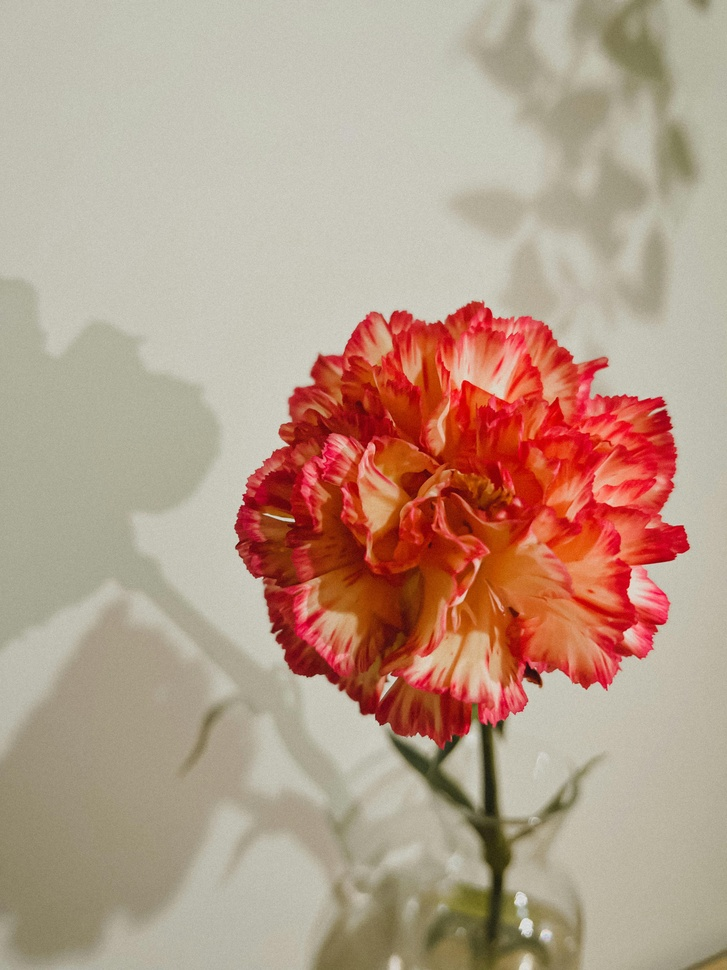
#> input picture flower.jpg, 727 x 970 px, shrunk from 3024 x 4032 before the run
$ python flower_path.py   (older library calls are emulated)
#> lines starting #> are read from the running program, lines starting #| are printed output that depends on the picture; after the words box and inside, x2 and y2 are one past the last pixel; in counts of white or black regions, pixels touching at a corner belong together
import heapq
import json
import os

import cv2
import numpy as np

OUTPUT_DIR = "output"
os.makedirs(OUTPUT_DIR, exist_ok=True)


def save_as_image(arr, output_name, mask=None, color=None, colormap=None):
    """Save an array as an image."""
    if arr.dtype == bool:
        arr = arr.astype(np.uint8)

    normalized_arr = cv2.normalize(arr, None, 0, 255, cv2.NORM_MINMAX)

    if color is not None:
        img = np.zeros((*arr.shape, 3), dtype=np.uint8)
        for i in range(3):
            img[:, :, i] = (normalized_arr.astype(np.uint16) * color[i] / 255).astype(
                np.uint8
            )
    elif colormap is not None:
        img = cv2.applyColorMap(normalized_arr, colormap)
    else:
        img = normalized_arr

    if mask is not None:
        if img.ndim == 3:
            img[~mask] = np.array([0, 0, 0], dtype=np.uint8)
        else:
            img[~mask] = 0
    cv2.imwrite(os.path.join(OUTPUT_DIR, output_name), img)


class UnionFind:
    """Disjoint Set Union (Union-Find) with path compression and union by rank."""

    def __init__(self, n):
        self.parent = list(range(n))
        self.rank = [0] * n
        self.components = n

    def find(self, x):
        """Find the root of x with path compression."""
        if self.parent[x] != x:
            self.parent[x] = self.find(self.parent[x])  # Path compression
        return self.parent[x]

    def union(self, x, y):
        """Union two sets. Returns True if a merge happened, False if already in same set."""
        root_x = self.find(x)
        root_y = self.find(y)

        if root_x == root_y:
            return False

        # Union by rank
        if self.rank[root_x] < self.rank[root_y]:
            self.parent[root_x] = root_y
        elif self.rank[root_x] > self.rank[root_y]:
            self.parent[root_y] = root_x
        else:
            self.parent[root_y] = root_x
            self.rank[root_x] += 1

        self.components -= 1
        return True


class Flower:
    def __init__(self, image_path="flower.jpg"):
#> called with image_path = 'flower.jpg'
        self.image_path = image_path

        self.image = cv2.imread(image_path)
#> self.image is the input picture: shape (970, 727, 3); mean B, G, R 136.6, 155.2, 183.1

        self.cropped_image = None
        self.bbox = None  # x1, y1, x2, y2
        self.flower_mask = None

        self.preprocessed_image = None

        self.gradient_magnitude = None

        self.costmap = None
        self.is_local_max = None

        self.raw_edges = None
        self.edges = None
        self.num_edges = None

        self.pixel_mask = None

        self.path = None

    def detect_flower_region(self):
        """
        Detects the box that contains the flower and return the box and cropped image.
        """
        # Convert to HSV color space and create a mask for pink color
        hsv = cv2.cvtColor(self.image, cv2.COLOR_BGR2HSV)
#> hsv: shape (970, 727, 3); mean H, S, V 26.9, 67.3, 183.1
        lower_pink1 = np.array([0, 50, 50])
        upper_pink1 = np.array([10, 255, 255])
        lower_pink2 = np.array([170, 50, 50])
        upper_pink2 = np.array([180, 255, 255])
        mask1 = cv2.inRange(hsv, lower_pink1, upper_pink1)
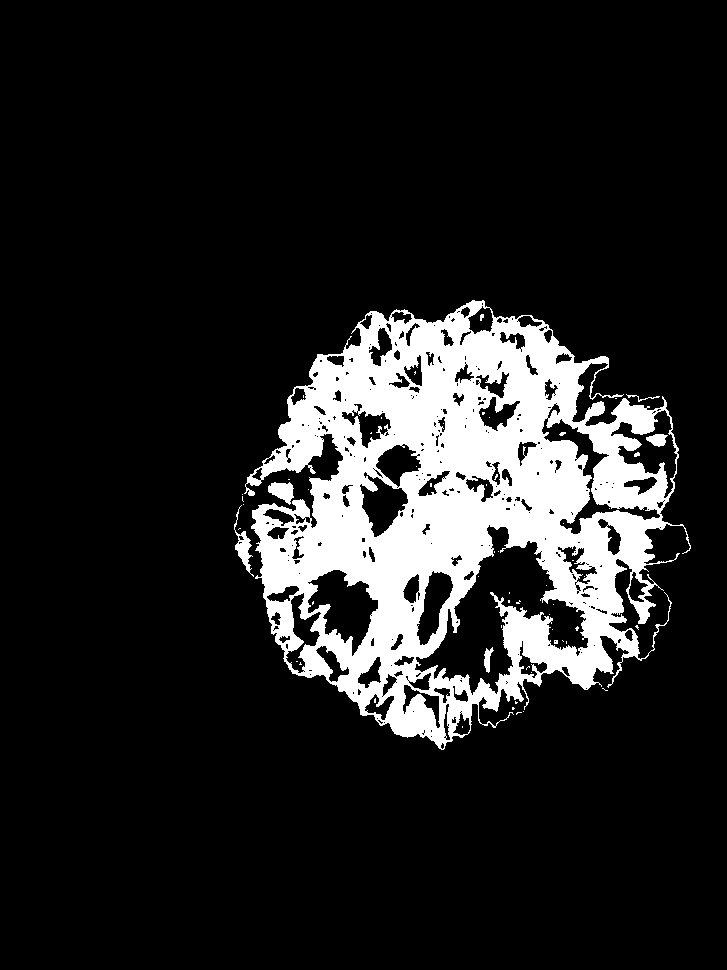
#> mask1: shape (970, 727); 13.6% white; 59 white regions (51 under 20 px), largest, box (x1, y1, x2, y2) and area: (244, 300, 691, 750) 94601, (234, 505, 254, 577) 403, (268, 482, 294, 505) 373
        mask2 = cv2.inRange(hsv, lower_pink2, upper_pink2)
#> mask2: shape (970, 727); 3.3% white; 179 white regions (114 under 20 px), largest, box (x1, y1, x2, y2) and area: (235, 434, 343, 578) 3585, (542, 403, 660, 534) 2107, (609, 559, 670, 659) 2075
        pink_mask = cv2.bitwise_or(mask1, mask2)
#> pink_mask: shape (970, 727); 16.9% white; 25 white regions (23 under 20 px), largest, box (x1, y1, x2, y2) and area: (234, 300, 691, 750) 119126, (484, 647, 494, 673) 135

        # Apply morphological operations to clean up the mask
        kernel = np.ones((5, 5), np.uint8)
        pink_mask = cv2.morphologyEx(pink_mask, cv2.MORPH_OPEN, kernel)
#> pink_mask: shape (970, 727); 16.6% white; 5 white regions, box (x1, y1, x2, y2) and area: (234, 301, 690, 749) 117057, (484, 651, 491, 668) 97, (500, 606, 506, 613) 40, (452, 616, 457, 622) 30, (580, 583, 585, 588) 25
        pink_mask = cv2.morphologyEx(pink_mask, cv2.MORPH_CLOSE, kernel)
#> pink_mask: shape (970, 727); 16.9% white; 2 white regions, box (x1, y1, x2, y2) and area: (234, 301, 690, 749) 118945, (484, 651, 491, 668) 97

        num_labels, labels = cv2.connectedComponents(~pink_mask)
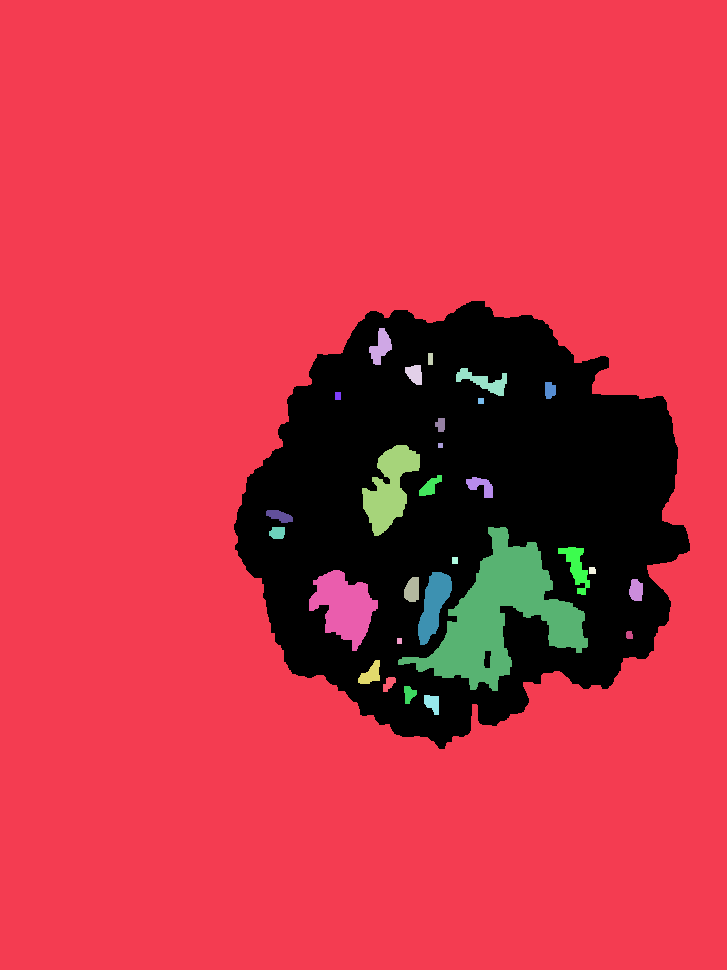
#> labels: shape (970, 727) int32; 30 distinct labels, from 0 to 29; one colour per label, 0 black
#> num_labels = 30

        # Assume the flower is fully inside the image, so all four corners are connected background.
        # Get the label at the top-left corner
        bg_label = labels[0, 0]
#> bg_label = 1

        # Mark everything that is NOT the background as the flower
        self.flower_mask = labels != bg_label
#> self.flower_mask: shape (970, 727) bool; 20.3% white; 1 white region, box (x1, y1, x2, y2) and area: (234, 301, 690, 749) 142803

        # Calculate bbox
        ys, xs = np.where(self.flower_mask)
        if ys.size == 0:
            raise ValueError("No pink flower detected in the image.")
        else:
            top = int(ys.min())
#> top = 301
            bottom = int(ys.max())
#> bottom = 748
            left = int(xs.min())
#> left = 234
            right = int(xs.max())
#> right = 689
            self.bbox = (left, top, right + 1, bottom + 1)
#> self.bbox = (234, 301, 690, 749)

        x1, y1, x2, y2 = self.bbox
#> x1 = 234; y1 = 301; x2 = 690; y2 = 749
        self.cropped_image = self.image[y1:y2, x1:x2]
        self.flower_mask = self.flower_mask[y1:y2, x1:x2]
#> self.flower_mask: shape (448, 456) bool; 69.9% white; 4 black regions, box (x1, y1, x2, y2) and area: (211, 250, 456, 448) 17821, (0, 0, 237, 223) 14739, (251, 0, 456, 242) 14598, (0, 229, 205, 448) 14327

        return self.bbox, self.cropped_image

    def save_mask_image(self, output_name="flower_mask.png"):
        """
        Save the flower mask as an image for visualization.
        """
        if self.flower_mask is None:
            raise ValueError(
                "Flower mask not available. Call detect_flower_region() first."
            )
        save_as_image(self.flower_mask.astype(np.uint8), output_name)

    def preprocess_image(self):
        """
        Preprocess the cropped image for better edge detection.

        """
        if self.cropped_image is None:
            raise ValueError(
                "Cropped image not available. Call detect_flower_region() first."
            )

        gray = cv2.cvtColor(self.cropped_image, cv2.COLOR_BGR2GRAY)
        blurred = cv2.GaussianBlur(gray, (5, 5), 0)
        blurred[self.flower_mask == 0] = 0
        self.preprocessed_image = cv2.equalizeHist(blurred)
        return self.preprocessed_image

    def save_recolored_image(self):
        """
        Convert to grayscale and then apply red color
        """
        if self.cropped_image is None:
            raise ValueError(
                "Cropped image not available. Call detect_flower_region() first."
            )
        gray = cv2.cvtColor(self.cropped_image, cv2.COLOR_BGR2GRAY)
        recolored = np.zeros_like(self.cropped_image)
        recolored[..., 2] = gray
        save_as_image(recolored, "flower_recolored.png", mask=self.flower_mask)

    def compute_costmap(self, penalty=0.2):
        """
        Generate a costmap based on Canny edge detection.

        The cost of a pixel is the magnitude of the gradient at a pixel,
        multiplied by a penalty factor if it is not a local maximum along the gradient direction.
        """
#> called with penalty = 0.2
        if self.cropped_image is None:
            raise ValueError(
                "Cropped image not available. Call detect_flower_region() first."
            )
        if self.flower_mask is None:
            raise ValueError(
                "Flower mask not available. Call detect_flower_region() first."
            )

        if self.preprocessed_image is None:
            self.preprocess_image()

        img = self.preprocessed_image.astype(np.float32)
#> img: shape (448, 456) float32
        gx = cv2.Sobel(img, cv2.CV_32F, 1, 0, ksize=3)
        gy = cv2.Sobel(img, cv2.CV_32F, 0, 1, ksize=3)
        magnitude = cv2.magnitude(gx, gy)
        direction = cv2.phase(gx, gy, angleInDegrees=False)
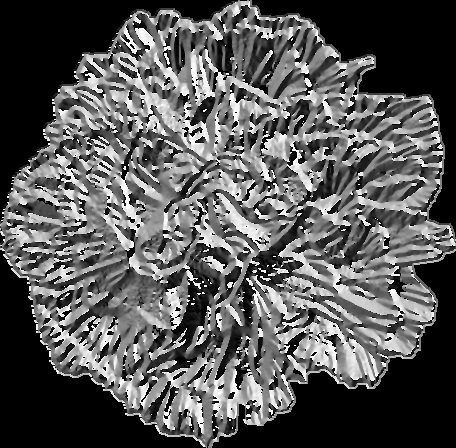
#> direction: shape (448, 456) float32; min 0, max 6.28, mean 2.17; drawn with min black and max white

        h, w = magnitude.shape
        yy, xx = np.mgrid[0:h, 0:w].astype(np.float32)
        dx = np.cos(direction)
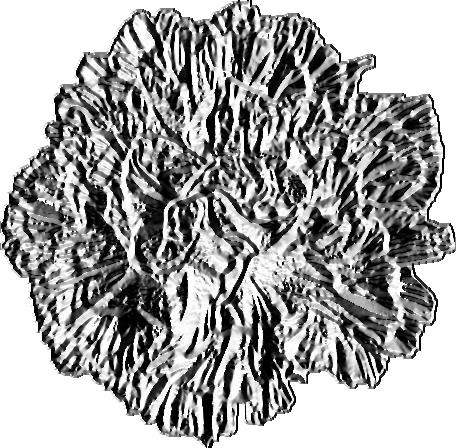
#> dx: shape (448, 456) float32; min -1, max 1, mean 0.287; drawn with min black and max white
        dy = np.sin(direction)
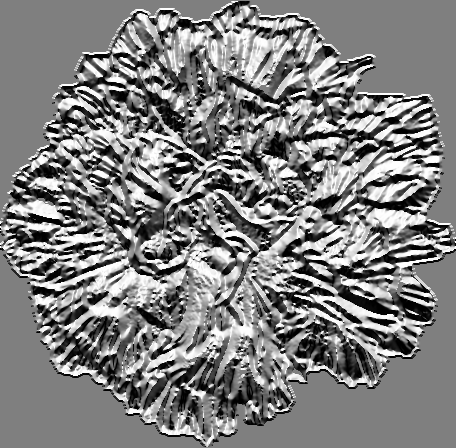
#> dy: shape (448, 456) float32; min -1, max 1, mean 0.0071; drawn with min black and max white

        p1 = cv2.remap(
            magnitude,
            xx + dx,
            yy + dy,
            cv2.INTER_LINEAR,
            borderMode=cv2.BORDER_REPLICATE,
        )
        p2 = cv2.remap(
            magnitude,
            xx - dx,
            yy - dy,
            cv2.INTER_LINEAR,
            borderMode=cv2.BORDER_REPLICATE,
        )
        is_local_max = (magnitude >= p1) & (magnitude >= p2)
#> is_local_max: shape (448, 456) bool; 44.7% white; 2193 white regions (1810 under 20 px), largest, box (x1, y1, x2, y2) and area: (206, 248, 456, 448) 17797, (0, 0, 239, 255) 14579, (251, 0, 456, 242) 14400

        flower_pixels = self.flower_mask > 0
        is_local_max &= flower_pixels
#> is_local_max: shape (448, 456) bool; 15.5% white in thin lines or dots

        magnitude[~is_local_max] *= penalty
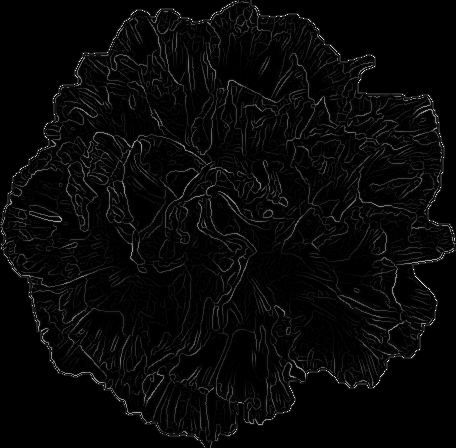
#> magnitude: shape (448, 456) float32; min 0, max 1074.8, mean 35.7; drawn with min black and max white
        inverted_magnitude = magnitude.max() - magnitude
        self.costmap = cv2.normalize(
            inverted_magnitude, None, 0, 65535, cv2.NORM_MINMAX
        ).astype(np.uint16)
        self.gradient_magnitude = magnitude
        self.costmap[~flower_pixels] = 0
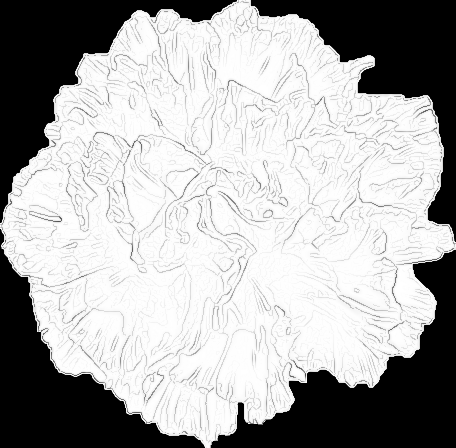
#> self.costmap: shape (448, 456) uint16; min 0, max 65535, mean 43719.5; drawn with min black and max white
        self.is_local_max = is_local_max
        return self.costmap

    def save_costmap_image(self, output_name="flower_costmap.png"):
        """
        Visualize the costmap as a heatmap and save the image.
        """
#> called with output_name = 'flower_costmap.png'
        if self.costmap is None:
            raise ValueError("Costmap not generated. Call compute_costmap() first.")

        inv_costmap = self.costmap.max() - self.costmap
#> (the rest of the program and of its run is left out)
